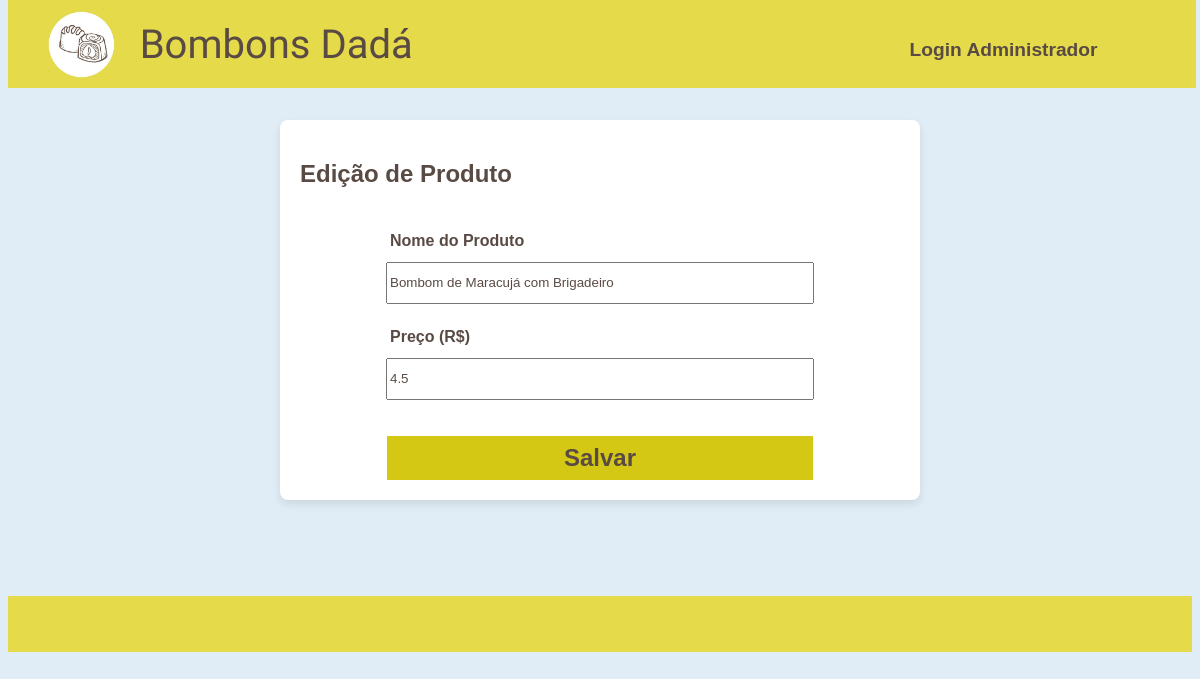
Page /editar-produto/3 (signed in) on the earlier database version.
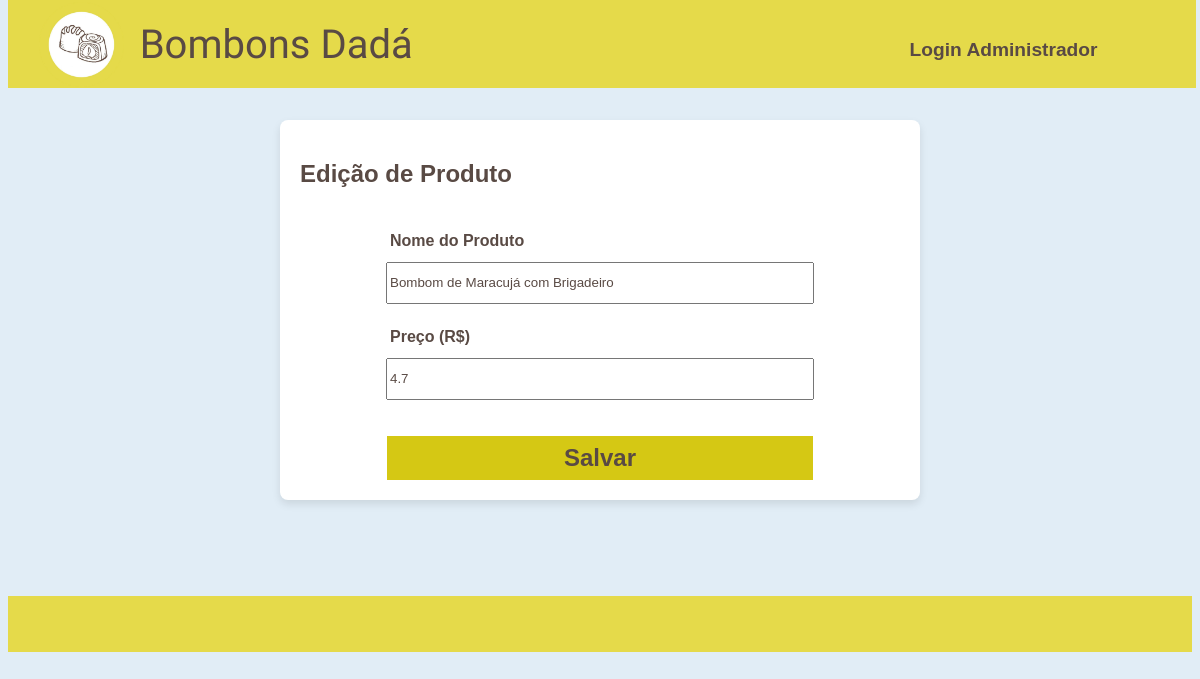
Same page on the later database version.
### appo/models.py (models this page shows)
class Produto(db.Model):
    id = db.Column(db.Integer, primary_key=True)
    name = db.Column(db.String(100), nullable=False)
    price = db.Column(db.Float, nullable=False)
    image = db.Column(db.String(200), nullable=False)

### appo/routes.py (the view)
@app.route('/editar-produto/<int:id>', methods=['GET', 'POST'])
def editar_produto(id):
    if 'user_id' not in session:  # Verifica se o usuário está logado
        flash('Faça login para acessar esta página', 'warning')
        return redirect(url_for('login'))
    produto = Produto.query.get_or_404(id)  # Busca o produto pelo ID
    form = ProdutoForm(obj=produto)  # Preenche o formulário com os dados do produto
    if form.validate_on_submit():
        produto.name = form.name.data
        produto.price = form.price.data
        db.session.commit()  # Salva as alterações no banco de dados
        flash('Produto atualizado com sucesso!', 'success')
        return redirect(url_for('admprodutos'))
    return render_template('editar_produto.html', form=form, produto=produto)

### appo/forms.py
class ProdutoForm(FlaskForm):
    name = StringField('Nome do Produto', validators=[DataRequired()])
    price = FloatField('Preço (R$)', validators=[DataRequired()])
    image = FileField('Imagem do Produto', validators=[DataRequired()])
    submit = SubmitField('Cadastrar Produto')

### appo/templates/editar_produto.html (shortened to what this page needs)
<!DOCTYPE html>
<html lang="en">
<head>
    <link rel="stylesheet" href="../static/Style/style.css">
    <link rel="stylesheet" href="../static/Style/media.css">
    <link rel="stylesheet" href="../static/Style/adm.css">
    <link rel="stylesheet" href="../static/Style/mobile.css">
</head>
<body>
    <header>
        <nav>
            <div>
                <img src="../static/Imagens/icone2.webp" id="logo-header">
                <h1>Bombons Dadá</h1>
            </div>
            <div id="linkinicio">
                <a>Login Administrador</a>
            </div>
        </nav>
    </header>
    <main>
        <div id="idpopup">
            <div class="divcadastroprodutos">
                <h2>Edição de Produto</h2>
                <form method="POST" enctype="multipart/form-data" id="form">
                    <label for="name">Nome do Produto</label>
                    {{ form.name() }}
                    <label for="price">Preço (R$)</label>
                    {{ form.price() }}
                    <button type="submit">Salvar</button>
                </form>
            </div>
        </div>
    </main>
    <footer>
    </footer>
</body>
</html>

Differences in the rows shown:
changed Produto "Bombom de Maracujá com Brigadeiro": price "4.5" → "4.7"
